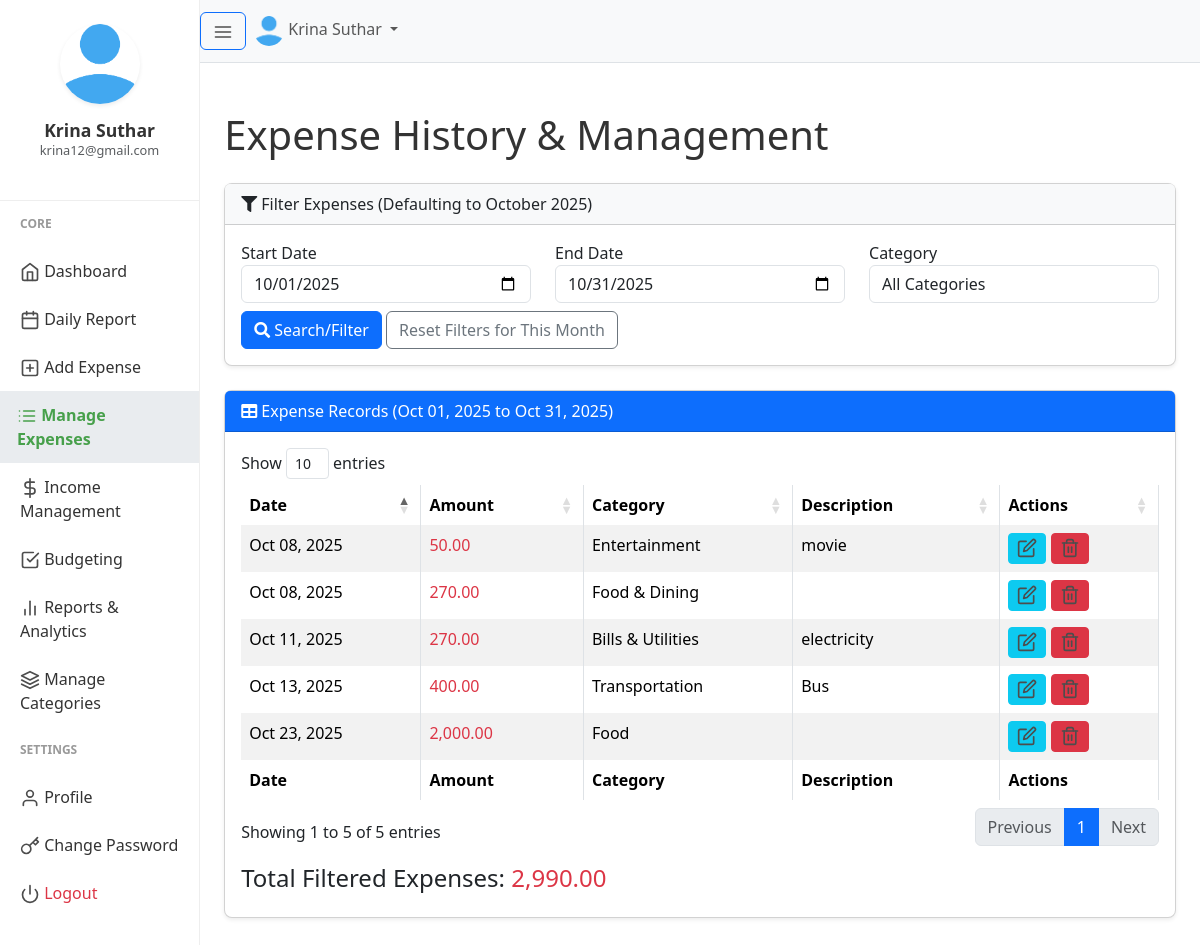
/manage_expense.php (signed in), run on the app's committed database.
### tables this page shows
CREATE TABLE `users` (
  `user_id` int(11) NOT NULL,
  `firstname` varchar(50) NOT NULL,
  `lastname` varchar(25) NOT NULL,
  `email` varchar(50) NOT NULL,
  `profile_path` varchar(50) NOT NULL DEFAULT 'default_profile.png',
  `password` varchar(255) NOT NULL,
  `trn_date` datetime NOT NULL DEFAULT current_timestamp()
);

CREATE TABLE `expenses` (
  `expense_id` int(20) NOT NULL,
  `user_id` int(11) NOT NULL,
  `expense` decimal(10,2) NOT NULL,
  `expensedate` date NOT NULL,
  `expensenote` text DEFAULT NULL,
  `expensecategory` varchar(50) NOT NULL
);

### session.php (called while the page is built, shortened)
<?php
include("config.php");
$sess_email = $_SESSION["email"];
$sql = "SELECT user_id, firstname, lastname, email, profile_path FROM users WHERE email = '$sess_email'";
$result = $con->query($sql);
if ($result->num_rows > 0) {
  while($row = $result->fetch_assoc()) {
    $userid=$row["user_id"];
    $username =$row["firstname"]." ".$row["lastname"];
    $useremail=$row["email"];
    $userprofile="uploads/".$row["profile_path"];
  }
} else {
    $userid="GHX1Y2";
    $username ="Jhon Doe";
    $useremail="mailid@domain.com";
    $userprofile="Uploads/default_profile.png";
}
?>

### manage_expense.php (the view, shortened to what this page needs)
<?php
include("session.php");
include("config.php");
$current_page = basename($_SERVER['PHP_SELF']);
$selected_month = $_SESSION['selected_month'] ?? date('m');
$selected_year = $_SESSION['selected_year'] ?? date('Y');
$base_url_params = "?month={$selected_month}&year={$selected_year}";
$default_end_date = date('Y-m-t', strtotime("{$selected_year}-{$selected_month}-01"));
$default_start_date = date('Y-m-01', strtotime("{$selected_year}-{$selected_month}-01"));
$start_date = isset($_POST['start_date']) ? filter_input(INPUT_POST, 'start_date', FILTER_SANITIZE_STRING) : $default_start_date;
$end_date   = isset($_POST['end_date']) ? filter_input(INPUT_POST, 'end_date', FILTER_SANITIZE_STRING) : $default_end_date;
$where_clauses = ["user_id = '$userid'"];
if (!empty($start_date) && !empty($end_date)) {
    $where_clauses[] = "expensedate BETWEEN '$start_date' AND '$end_date'";
}
$where_sql = "WHERE " . implode(" AND ", $where_clauses);
$order_sql = "ORDER BY expensedate DESC, expense_id DESC";
$full_query = "SELECT expense_id, expense, expensecategory, expensedate, expensenote FROM expenses $where_sql $order_sql";
$expenses_result = mysqli_query($con, $full_query);
function append_params($url, $params) {
    return $url . (strpos($url, '?') === false ? '?' : '&') . ltrim($params, '?');
}
?>
<!DOCTYPE html>
<html lang="en">
<head>
    <link href="css/bootstrap.min.css" rel="stylesheet">
    <link rel="stylesheet" href="https://cdnjs.cloudflare.com/ajax/libs/font-awesome/5.15.4/css/all.min.css">
    <link href="css/style.css" rel="stylesheet">
    <link rel="stylesheet" type="text/css" href="https://cdn.datatables.net/1.10.24/css/dataTables.bootstrap4.min.css"/>
</head>
<body>
    <div class="d-flex" id="wrapper">
        <div id="sidebar-wrapper">
            <div class="user">
                <img class="img img-fluid rounded-circle shadow-sm" src="<?php echo $userprofile ?>" width="80">
                <h5 class="mt-2 mb-0"><?php echo $username ?></h5>
                <p class="small text-muted"><?php echo $useremail ?></p>
            </div>
            <div class="sidebar-heading">Core</div>
            <div class="list-group list-group-flush">
                <a href="index.php" class="list-group-item list-group-item-action <?php echo ($current_page == 'index.php') ? 'sidebar-active' : ''; ?>">
                    <span data-feather="home" class="mr-2"></span> Dashboard
                </a>
                <a href="daily_report.php" class="list-group-item list-group-item-action">
                    <span data-feather="calendar" class="mr-2"></span> Daily Report
                </a>
                <a href="add_expense.php" class="list-group-item list-group-item-action <?php echo ($current_page == 'add_expense.php') ? 'sidebar-active' : ''; ?>">
                    <span data-feather="plus-square" class="mr-2"></span> Add Expense
                </a>
                <a href="manage_expense.php" class="list-group-item list-group-item-action <?php echo ($current_page == 'manage_expense.php') ? 'sidebar-active' : ''; ?>">
                    <span data-feather="list" class="mr-2"></span> Manage Expenses
                </a>
                <a href="income.php" class="list-group-item list-group-item-action">
                    <span data-feather="dollar-sign" class="mr-2"></span> Income Management
                </a>
                <a href="budget.php" class="list-group-item list-group-item-action">
                    <span data-feather="check-square" class="mr-2"></span> Budgeting
                </a>
                <a href="reports.php" class="list-group-item list-group-item-action">
                    <span data-feather="bar-chart-2" class="mr-2"></span> Reports & Analytics
                </a>
                <a href="manage_categories.php" class="list-group-item list-group-item-action">
                    <span data-feather="layers" class="mr-2"></span> Manage Categories
                </a>
            </div>
            <div class="sidebar-heading">Settings</div>
            <div class="list-group list-group-flush">
                <a href="profile.php" class="list-group-item list-group-item-action">
                    <span data-feather="user" class="mr-2"></span> Profile
                </a>
                <a href="change_password.php" class="list-group-item list-group-item-action">
                    <span data-feather="key" class="mr-2"></span> Change Password
                </a>
                <a href="logout.php" class="list-group-item list-group-item-action text-danger">
                    <span data-feather="power" class="mr-2"></span> Logout
                </a>
            </div>
        </div>
        <div id="page-content-wrapper">
            <nav class="navbar navbar-expand-lg navbar-light bg-light border-bottom">
                <button class="btn btn-outline-primary" type="button" id="menu-toggle">
                    <span data-feather="menu"></span>
                </button>
                <div class="collapse navbar-collapse">
                    <ul class="navbar-nav ml-auto mt-2 mt-lg-0">
                        <li class="nav-item dropdown">
                            <a class="nav-link dropdown-toggle" href="#" id="navbarDropdown" role="button" data-toggle="dropdown" aria-haspopup="true" aria-expanded="false">
                                <img class="img img-fluid rounded-circle" src="<?php echo $userprofile ?>" width="30">
                                <span class="ml-1 d-none d-lg-inline-block"><?php echo $username ?></span>
                            </a>
                        </li>
                    </ul>
                </div>
            </nav>
        <div class="container-fluid p-4">
            <h1 class="mt-4 mb-4 font-weight-light">Expense History & Management</h1>
                <div class="card shadow-sm mb-4">
                    <div class="card-header bg-light">
                        <i class="fas fa-filter mr-2"></i> Filter Expenses (Defaulting to <?php echo date('F Y', strtotime("{$selected_year}-{$selected_month}-01")); ?>)
                    </div>
                    <div class="card-body">
                        <form method="POST" action="manage_expense.php<?php echo $base_url_params; ?>" class="row">
                            <div class="col-md-4 form-group">
                                <label for="start_date">Start Date</label>
                                <input type="date" class="form-control" id="start_date" name="start_date" value="<?php echo $start_date; ?>">
                            </div>
                            <div class="col-md-4 form-group">
                                <label for="end_date">End Date</label>
                                <input type="date" class="form-control" id="end_date" name="end_date" value="<?php echo $end_date; ?>">
                            </div>
                            <div class="col-md-4 form-group">
                                <label for="category_filter">Category</label>
                                <select class="form-control" id="category_filter" name="category_filter">
                                    <option value="">All Categories</option>
                                </select>
                            </div>
                            <div class="col-12 mt-2">
                                <button type="submit" class="btn btn-primary"><i class="fas fa-search mr-2"></i> Search/Filter</button>
                                <a href="manage_expense.php<?php echo $base_url_params; ?>" class="btn btn-outline-secondary">Reset Filters for This Month</a>
                            </div>
                        </form>
                    </div>
                </div>
                <div class="card shadow-sm">
                    <div class="card-header bg-primary text-white">
                        <i class="fas fa-table mr-2"></i> Expense Records (<?php echo date('M d, Y', strtotime($start_date)); ?> to <?php echo date('M d, Y', strtotime($end_date)); ?>)
                    </div>
                    <div class="card-body">
                        <div class="table-responsive">
                            <table class="table table-bordered table-striped" id="expensesTable" width="100%" cellspacing="0">
                                <thead>
                                    <tr>
                                        <th>Date</th>
                                        <th>Amount</th>
                                        <th>Category</th>
                                        <th>Description</th>
                                        <th>Actions</th>
                                    </tr>
                                </thead>
                                <tfoot>
                                    <tr>
                                        <th>Date</th>
                                        <th>Amount</th>
                                        <th>Category</th>
                                        <th>Description</th>
                                        <th>Actions</th>
                                    </tr>
                                </tfoot>
                                <tbody>
                                    <?php
                                    $total_filtered_expense = 0;
                                    if (mysqli_num_rows($expenses_result) > 0):
                                        while ($row = mysqli_fetch_assoc($expenses_result)):
                                            $total_filtered_expense += $row['expense'];
                                    ?>
                                        <tr>
                                            <td><?php echo date('M d, Y', strtotime($row['expensedate'])); ?></td>
                                            <td class="font-weight-bold text-danger"><?php echo number_format($row['expense'], 2); ?></td>
                                            <td><?php echo htmlspecialchars($row['expensecategory']); ?></td>
                                            <td><?php echo htmlspecialchars($row['expensenote']); ?></td>
                                            <td>
                                                <a href="edit_expense.php<?php echo append_params($base_url_params, 'id=' . $row['expense_id']); ?>" class="btn btn-sm btn-info" title="Edit">
                                                    <span data-feather="edit"></span>
                                                </a>
                                                <a href="javascript:void(0);" onclick="confirmDelete(<?php echo $row['expense_id']; ?>, '<?php echo $base_url_params; ?>')" class="btn btn-sm btn-danger" title="Delete">
                                                    <span data-feather="trash-2"></span>
                                                </a>
                                            </td>
                                        </tr>
                                    <?php endwhile; ?>
                                    <?php else: ?>
                                        <tr>
                                            <td colspan="5" class="text-center">No expenses found for the selected criteria.</td>
                                        </tr>
                                    <?php endif; ?>
                                </tbody>
                            </table>
                        </div>
                        <div class="mt-3 text-right">
                             <h4 class="font-weight-bold">Total Filtered Expenses: <span class="text-danger"><?php echo number_format($total_filtered_expense, 2); ?></span></h4>
                        </div>
                    </div>
                </div>
            </div>
        </div>
        </div>
</body>
</html>

### css/style.css (style rules this page uses)
body { background-color: #f8f9fa; font-family: 'Segoe UI', Tahoma, Geneva, Verdana, sans-serif; color: #333; }
.feather { width: 20px; height: 20px; stroke: #4d4d4d; stroke-width: 2; stroke-linecap: round; stroke-linejoin: round; fill: none; vertical-align: text-bottom; }
#wrapper { overflow-x: hidden; background-color: #fff; }
#sidebar-wrapper { min-height: 100vh; margin-left: -15rem; transition: margin 0.25s ease-out; width: 15rem; background-color: #ffffff; border-right: 1px solid #eee; }
.user { text-align: center; padding: 1.5rem 0; border-bottom: 1px solid #eee; }
.user img { padding: 0; width: 80px; height: 80px; object-fit: cover; margin-bottom: 0.5rem; }
.user h5 { font-size: 1.1rem; font-weight: 600; margin-bottom: 0; }
.user p { font-size: 0.8rem; color: #6c757d; }
#sidebar-wrapper .sidebar-heading { padding: 0.875rem 1.25rem; font-size: 0.75rem; font-weight: bold; text-transform: uppercase; color: #999; }
.list-group { border-radius: 0; }
.list-group-item { border: none; padding: 0.75rem 1.25rem; color: #333; transition: background-color 0.15s, color 0.15s; background-color: #ffffff; }
.sidebar-active { background-color: #e9ecef !important; color: #47a04b !important; font-weight: bold !important; border-left: 3px solid #47a04b; padding-left: calc(1.25rem - 3px); }
.sidebar-active .feather { stroke: #47a04b !important; }
#page-content-wrapper { min-width: 100vw; }
.navbar { border-bottom: 1px solid #eee; }
@media (min-width: 768px) { #sidebar-wrapper { margin-left: 0; } }
@media (min-width: 768px) { #page-content-wrapper { min-width: 0; width: 100%; } }
@media (min-width: 768px) { .container-fluid { margin-right: 0 !important; padding-right: 1.5rem !important; } }
.card { margin-bottom: 20px; border-radius: 0.5rem; box-shadow: 0 0.125rem 0.25rem rgba(0, 0, 0, 0.075); transition: transform 0.2s, box-shadow 0.2s; }

### data on the page
users: profile_path (placeholder picture), username "Krina Suthar", email "krina12@gmail.com"
expenses: expensedate "Oct 23, 2025", expense "2,000.00", expensecategory "Food"
expenses: expensedate "Oct 13, 2025", expense "400.00", expensecategory "Transportation", expensenote "Bus"
expenses: expensedate "Oct 11, 2025", expense "270.00", expensecategory "Bills & Utilities", expensenote "electricity"
expenses: expensedate "Oct 08, 2025", expense "50.00", expensecategory "Entertainment", expensenote "movie"
expenses: expensedate "Oct 08, 2025", expense "270.00", expensecategory "Food & Dining"

### other printed values
date('M d, Y', strtotime($start_date)) "Oct 01, 2025"
date('M d, Y', strtotime($end_date)) "Oct 31, 2025"
$total_filtered_expense "2,990.00"
